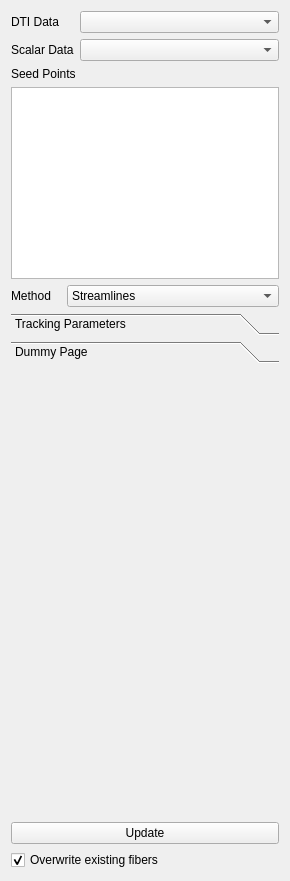
<?xml version="1.0" encoding="UTF-8"?>
<ui version="4.0">
 <class>FiberTrackingForm</class>
 <widget class="QWidget" name="FiberTrackingForm">
  <property name="geometry">
   <rect>
    <x>0</x>
    <y>0</y>
    <width>290</width>
    <height>881</height>
   </rect>
  </property>
  <property name="windowTitle">
   <string>Form</string>
  </property>
  <layout class="QVBoxLayout" name="verticalLayout_4">
   <item>
    <layout class="QHBoxLayout" name="DataSelectionHLayout">
     <item>
      <layout class="QVBoxLayout" name="DataSelectionLabelVLayout">
       <item>
        <widget class="QLabel" name="DTIDataLabel">
         <property name="text">
          <string>DTI Data</string>
         </property>
        </widget>
       </item>
       <item>
        <widget class="QLabel" name="AIDataLabel">
         <property name="text">
          <string>Scalar Data</string>
         </property>
        </widget>
       </item>
      </layout>
     </item>
     <item>
      <layout class="QVBoxLayout" name="DataSelectionComboVLayout">
       <item>
        <widget class="QComboBox" name="DTIDataCombo">
         <property name="sizePolicy">
          <sizepolicy hsizetype="MinimumExpanding" vsizetype="Fixed">
           <horstretch>0</horstretch>
           <verstretch>0</verstretch>
          </sizepolicy>
         </property>
        </widget>
       </item>
       <item>
        <widget class="QComboBox" name="AIDataCombo"/>
       </item>
      </layout>
     </item>
    </layout>
   </item>
   <item>
    <widget class="QLabel" name="label">
     <property name="text">
      <string>Seed Points</string>
     </property>
    </widget>
   </item>
   <item>
    <widget class="QListWidget" name="seedList">
     <property name="sizePolicy">
      <sizepolicy hsizetype="MinimumExpanding" vsizetype="Minimum">
       <horstretch>0</horstretch>
       <verstretch>0</verstretch>
      </sizepolicy>
     </property>
     <property name="selectionMode">
      <enum>QAbstractItemView::MultiSelection</enum>
     </property>
     <property name="layoutMode">
      <enum>QListView::SinglePass</enum>
     </property>
     <property name="sortingEnabled">
      <bool>false</bool>
     </property>
    </widget>
   </item>
   <item>
    <layout class="QHBoxLayout" name="trackingMethodHLayout">
     <item>
      <widget class="QLabel" name="trackingMethodLabel">
       <property name="sizePolicy">
        <sizepolicy hsizetype="Fixed" vsizetype="Preferred">
         <horstretch>0</horstretch>
         <verstretch>0</verstretch>
        </sizepolicy>
       </property>
       <property name="text">
        <string>Method   </string>
       </property>
      </widget>
     </item>
     <item>
      <widget class="QComboBox" name="trackingMethodCombo">
       <item>
        <property name="text">
         <string>Streamlines</string>
        </property>
       </item>
       <item>
        <property name="text">
         <string>Whole Volume Seeding</string>
        </property>
       </item>
       <item>
        <property name="text">
         <string>Geodesic Fiber Tracking</string>
        </property>
       </item>
      </widget>
     </item>
    </layout>
   </item>
   <item>
    <widget class="QToolBox" name="fiberTrackingToolbox">
     <property name="sizePolicy">
      <sizepolicy hsizetype="Preferred" vsizetype="MinimumExpanding">
       <horstretch>0</horstretch>
       <verstretch>0</verstretch>
      </sizepolicy>
     </property>
     <property name="frameShape">
      <enum>QFrame::NoFrame</enum>
     </property>
     <property name="currentIndex">
      <number>1</number>
     </property>
     <property name="tabSpacing">
      <number>6</number>
     </property>
     <widget class="QWidget" name="trackingParametersPage">
      <property name="geometry">
       <rect>
        <x>0</x>
        <y>0</y>
        <width>202</width>
        <height>243</height>
       </rect>
      </property>
      <attribute name="label">
       <string notr="true">Tracking Parameters</string>
      </attribute>
      <layout class="QVBoxLayout" name="verticalLayout">
       <item>
        <widget class="QLabel" name="parametersMinLengthLabel">
         <property name="text">
          <string>Minimum Fiber Length (mm) </string>
         </property>
        </widget>
       </item>
       <item>
        <layout class="QHBoxLayout" name="parametersMinLengthHLayout">
         <item>
          <widget class="QSpinBox" name="parametersMinLengthSpinner">
           <property name="maximum">
            <number>1000</number>
           </property>
           <property name="singleStep">
            <number>10</number>
           </property>
          </widget>
         </item>
         <item>
          <widget class="QSlider" name="parametersMinLengthSlider">
           <property name="maximum">
            <number>1000</number>
           </property>
           <property name="singleStep">
            <number>10</number>
           </property>
           <property name="orientation">
            <enum>Qt::Horizontal</enum>
           </property>
          </widget>
         </item>
        </layout>
       </item>
       <item>
        <widget class="QLabel" name="parametersMaxLengthLabel">
         <property name="text">
          <string>Maximum Fiber Length (mm)</string>
         </property>
        </widget>
       </item>
       <item>
        <layout class="QHBoxLayout" name="parametersMaxLengthHLayout">
         <item>
          <widget class="QSpinBox" name="parametersMaxLengthSpinner">
           <property name="minimum">
            <number>1</number>
           </property>
           <property name="maximum">
            <number>1000</number>
           </property>
           <property name="value">
            <number>200</number>
           </property>
          </widget>
         </item>
         <item>
          <widget class="QSlider" name="parametersMaxLengthSlider">
           <property name="minimum">
            <number>1</number>
           </property>
           <property name="maximum">
            <number>1000</number>
           </property>
           <property name="value">
            <number>200</number>
           </property>
           <property name="orientation">
            <enum>Qt::Horizontal</enum>
           </property>
          </widget>
         </item>
        </layout>
       </item>
       <item>
        <layout class="QHBoxLayout" name="horizontalLayout_3">
         <property name="bottomMargin">
          <number>0</number>
         </property>
         <item>
          <widget class="QLabel" name="parametersMinAILabel">
           <property name="text">
            <string>Min. Scalar Threshold</string>
           </property>
          </widget>
         </item>
         <item>
          <widget class="QDoubleSpinBox" name="parametersMinAISpin">
           <property name="decimals">
            <number>3</number>
           </property>
           <property name="maximum">
            <double>1.000000000000000</double>
           </property>
           <property name="singleStep">
            <double>0.010000000000000</double>
           </property>
           <property name="value">
            <double>0.150000000000000</double>
           </property>
          </widget>
         </item>
        </layout>
       </item>
       <item>
        <layout class="QHBoxLayout" name="horizontalLayout_4">
         <property name="bottomMargin">
          <number>0</number>
         </property>
         <item>
          <widget class="QLabel" name="parametersMaxAILabel">
           <property name="text">
            <string>Max. Scalar Threshold</string>
           </property>
          </widget>
         </item>
         <item>
          <widget class="QDoubleSpinBox" name="parametersMaxAISpin">
           <property name="decimals">
            <number>3</number>
           </property>
           <property name="maximum">
            <double>1.000000000000000</double>
           </property>
           <property name="singleStep">
            <double>0.010000000000000</double>
           </property>
           <property name="value">
            <double>1.000000000000000</double>
           </property>
          </widget>
         </item>
        </layout>
       </item>
       <item>
        <widget class="QLabel" name="parametersAngleLabel">
         <property name="text">
          <string>Maximum Fiber Angle (Degrees / Step)</string>
         </property>
        </widget>
       </item>
       <item>
        <layout class="QHBoxLayout" name="parametersAngleHLayout">
         <item>
          <widget class="QSpinBox" name="parametersAngleSpinner">
           <property name="maximum">
            <number>90</number>
           </property>
           <property name="value">
            <number>45</number>
           </property>
          </widget>
         </item>
         <item>
          <widget class="QSlider" name="parametersAngleSlider">
           <property name="maximum">
            <number>90</number>
           </property>
           <property name="value">
            <number>45</number>
           </property>
           <property name="orientation">
            <enum>Qt::Horizontal</enum>
           </property>
          </widget>
         </item>
        </layout>
       </item>
       <item>
        <layout class="QHBoxLayout" name="horizontalLayout">
         <item>
          <widget class="QLabel" name="parametersStepSizeLabel">
           <property name="text">
            <string>Step Length (Voxels)</string>
           </property>
          </widget>
         </item>
         <item>
          <widget class="QDoubleSpinBox" name="parametersStepSizeSpinner">
           <property name="sizePolicy">
            <sizepolicy hsizetype="Fixed" vsizetype="Fixed">
             <horstretch>0</horstretch>
             <verstretch>0</verstretch>
            </sizepolicy>
           </property>
           <property name="minimumSize">
            <size>
             <width>60</width>
             <height>0</height>
            </size>
           </property>
           <property name="maximum">
            <double>1.000000000000000</double>
           </property>
           <property name="singleStep">
            <double>0.010000000000000</double>
           </property>
           <property name="value">
            <double>0.050000000000000</double>
           </property>
          </widget>
         </item>
        </layout>
       </item>
       <item>
        <spacer name="verticalSpacer">
         <property name="orientation">
          <enum>Qt::Vertical</enum>
         </property>
         <property name="sizeHint" stdset="0">
          <size>
           <width>20</width>
           <height>40</height>
          </size>
         </property>
        </spacer>
       </item>
      </layout>
     </widget>
     <widget class="QWidget" name="dummyPage">
      <property name="geometry">
       <rect>
        <x>0</x>
        <y>0</y>
        <width>272</width>
        <height>456</height>
       </rect>
      </property>
      <attribute name="label">
       <string>Dummy Page</string>
      </attribute>
      <layout class="QVBoxLayout" name="verticalLayout_2">
       <item>
        <spacer name="verticalSpacer_2">
         <property name="orientation">
          <enum>Qt::Vertical</enum>
         </property>
         <property name="sizeHint" stdset="0">
          <size>
           <width>20</width>
           <height>40</height>
          </size>
         </property>
        </spacer>
       </item>
      </layout>
     </widget>
    </widget>
   </item>
   <item>
    <widget class="QPushButton" name="updateButton">
     <property name="text">
      <string>Update</string>
     </property>
    </widget>
   </item>
   <item>
    <widget class="QCheckBox" name="overwriteCheck">
     <property name="text">
      <string>Overwrite existing fibers</string>
     </property>
     <property name="checked">
      <bool>true</bool>
     </property>
    </widget>
   </item>
  </layout>
 </widget>
 <resources/>
 <connections>
  <connection>
   <sender>parametersAngleSlider</sender>
   <signal>sliderMoved(int)</signal>
   <receiver>parametersAngleSpinner</receiver>
   <slot>setValue(int)</slot>
   <hints>
    <hint type="sourcelabel">
     <x>198</x>
     <y>709</y>
    </hint>
    <hint type="destinationlabel">
     <x>40</x>
     <y>708</y>
    </hint>
   </hints>
  </connection>
  <connection>
   <sender>parametersAngleSpinner</sender>
   <signal>valueChanged(int)</signal>
   <receiver>parametersAngleSlider</receiver>
   <slot>setValue(int)</slot>
   <hints>
    <hint type="sourcelabel">
     <x>40</x>
     <y>708</y>
    </hint>
    <hint type="destinationlabel">
     <x>198</x>
     <y>709</y>
    </hint>
   </hints>
  </connection>
  <connection>
   <sender>parametersMaxLengthSlider</sender>
   <signal>sliderMoved(int)</signal>
   <receiver>parametersMaxLengthSpinner</receiver>
   <slot>setValue(int)</slot>
   <hints>
    <hint type="sourcelabel">
     <x>199</x>
     <y>589</y>
    </hint>
    <hint type="destinationlabel">
     <x>42</x>
     <y>588</y>
    </hint>
   </hints>
  </connection>
  <connection>
   <sender>parametersMaxLengthSpinner</sender>
   <signal>valueChanged(int)</signal>
   <receiver>parametersMaxLengthSlider</receiver>
   <slot>setValue(int)</slot>
   <hints>
    <hint type="sourcelabel">
     <x>42</x>
     <y>588</y>
    </hint>
    <hint type="destinationlabel">
     <x>199</x>
     <y>589</y>
    </hint>
   </hints>
  </connection>
  <connection>
   <sender>parametersMinLengthSlider</sender>
   <signal>sliderMoved(int)</signal>
   <receiver>parametersMinLengthSpinner</receiver>
   <slot>setValue(int)</slot>
   <hints>
    <hint type="sourcelabel">
     <x>199</x>
     <y>529</y>
    </hint>
    <hint type="destinationlabel">
     <x>42</x>
     <y>528</y>
    </hint>
   </hints>
  </connection>
  <connection>
   <sender>parametersMinLengthSpinner</sender>
   <signal>valueChanged(int)</signal>
   <receiver>parametersMinLengthSlider</receiver>
   <slot>setValue(int)</slot>
   <hints>
    <hint type="sourcelabel">
     <x>42</x>
     <y>528</y>
    </hint>
    <hint type="destinationlabel">
     <x>199</x>
     <y>529</y>
    </hint>
   </hints>
  </connection>
 </connections>
</ui>
